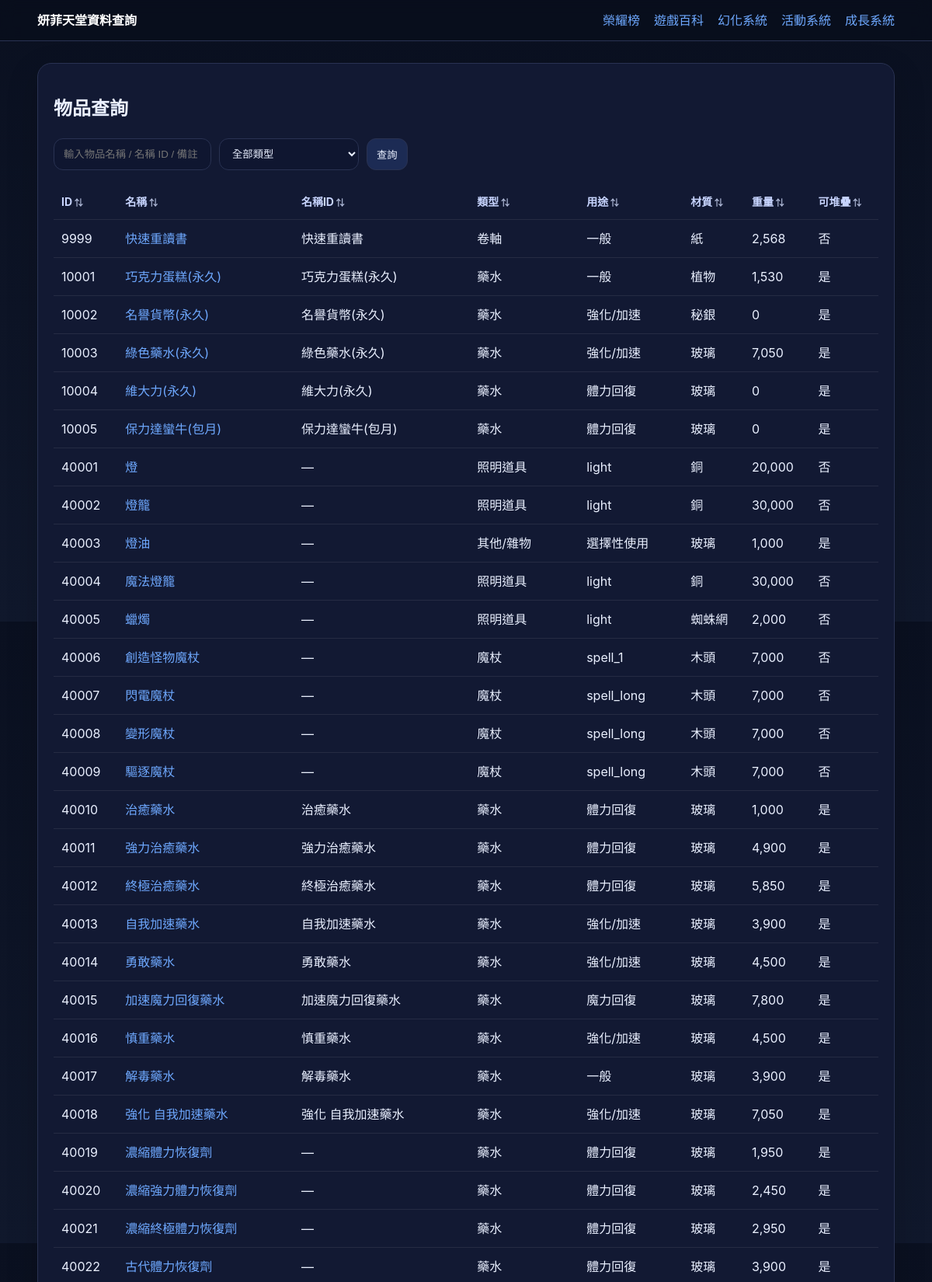
/items (upper part), run on the app's committed database.
### tables this page shows
CREATE TABLE items (
    id                INTEGER PRIMARY KEY,
    name              TEXT NOT NULL,
    name_id           TEXT,
    classname         TEXT,
    item_type         TEXT,
    use_type          TEXT,
    material          TEXT,
    weight            INTEGER DEFAULT 0,
    invgfx            INTEGER DEFAULT 0,
    grdgfx            INTEGER DEFAULT 0,
    itemdesc_id       INTEGER DEFAULT 0,
    stackable         INTEGER DEFAULT 0,
    dmg_small         INTEGER DEFAULT 0,
    dmg_large         INTEGER DEFAULT 0,
    min_lvl           INTEGER DEFAULT 0,
    max_lvl           INTEGER DEFAULT 0,
    bless             INTEGER DEFAULT 0,
    tradeable         INTEGER DEFAULT 0,
    cant_delete       INTEGER DEFAULT 0,
    note              TEXT,
    created_at        DATETIME DEFAULT CURRENT_TIMESTAMP
, doll_effects TEXT);

### app.py (the view)
    @app.route("/items")
    def items():
        q = request.args.get("q", "").strip()
        item_type = request.args.get("item_type", "").strip()
        sql = """
            SELECT id, name, name_id, item_type, use_type, material, weight, stackable, note
            FROM items
            WHERE name NOT LIKE '%娃娃%'
              AND name NOT LIKE '%變身%'
              AND name NOT LIKE '%魔法娃娃%'
        """
        params: list[Any] = []
        if q:
            sql += " AND (name LIKE ? OR name_id LIKE ? OR classname LIKE ? OR note LIKE ?)"
            like = f"%{q}%"
            params.extend([like, like, like, like])
        if item_type:
            sql += " AND item_type = ?"
            params.append(item_type)
        sql += " ORDER BY id LIMIT 200"
        rows = get_db().execute(sql, params).fetchall()
        types = get_db().execute(
            "SELECT DISTINCT item_type FROM items WHERE item_type <> '' ORDER BY item_type"
        ).fetchall()
        return render_template("items.html", rows=rows, q=q, item_type=item_type, types=types)

### app.py (called while the page is built)
def get_db() -> sqlite3.Connection:
    if "db" not in g:
        db_path = Path(current_app().config["DATABASE"])
        db_path.parent.mkdir(parents=True, exist_ok=True)
        conn = sqlite3.connect(db_path)
        conn.row_factory = sqlite3.Row
        g.db = conn
    return g.db

def current_app() -> Flask:
    from flask import current_app as flask_current_app
    return flask_current_app

### templates/items.html (shortened to what this page needs)
{% extends 'base.html' %}
{% block content %}
<section class="card">
  <h1>物品查詢</h1>
  <form class="filters" method="get">
    <input type="text" name="q" placeholder="輸入物品名稱 / 名稱 ID / 備註"
           value="{{ q }}" data-live-search="#items-table">
    <select name="item_type">
      <option value="">全部類型</option>
    </select>
    <button type="submit">查詢</button>
  </form>
  <div class="table-wrap">
    <table id="items-table" data-sortable>
      <thead><tr><th>ID</th><th>名稱</th><th>名稱ID</th><th>類型</th><th>用途</th><th>材質</th><th>重量</th><th>可堆疊</th></tr></thead>
      <tbody>
      {% for row in rows %}
        <tr>
          <td>{{ row.id }}</td>
          <td><a href="{{ url_for('item_detail', item_id=row.id) }}">{{ row.name | clean_name }}</a></td>
          <td>{{ row.name_id | safe_name }}</td>
          <td>{{ row.item_type | item_type_cn }}</td>
          <td>{{ row.use_type | use_type_cn }}</td>
          <td>{{ row.material | material_cn }}</td>
          <td>{{ row.weight | commas }}</td>
          <td>{{ '是' if row.stackable else '否' }}</td>
        </tr>
      {% else %}
        <tr><td colspan="8">查無資料</td></tr>
      {% endfor %}
      </tbody>
    </table>
  </div>
</section>
{% endblock %}

### static/style.css (style rules this page uses)
:root { --bg:#0b1020;--card:#121933;--line:#293252;--text:#eaf0ff;--muted:#aeb8d6;--accent:#6ea8fe }
* { box-sizing:border-box }
body { margin:0;background:linear-gradient(180deg,#0a1020,#10182c);color:var(--text);font:16px/1.5 -apple-system,BlinkMacSystemFont,Segoe UI,Roboto,PingFang TC,Noto Sans TC,sans-serif }
a { color:var(--accent);text-decoration:none }
.card { background:var(--card);border:1px solid var(--line);border-radius:18px;padding:20px;margin-bottom:18px;box-shadow:0 14px 40px rgba(0,0,0,.18) }
.filters { display:flex;flex-wrap:wrap;gap:10px;margin:14px 0 18px }
.filters input,.filters select,.filters button { background:#0f1630;border:1px solid var(--line);color:var(--text);padding:10px 12px;border-radius:12px }
.filters input,.filters select { min-width:180px }
.filters button { cursor:pointer;background:#1c2b54 }
.table-wrap { overflow:auto }
table { width:100%;border-collapse:collapse;min-width:720px }
th,td { padding:12px 10px;border-bottom:1px solid rgba(255,255,255,.08);text-align:left;vertical-align:top }
th { color:#c8d5ff;font-size:14px }
th[data-sort] { cursor:pointer;user-select:none;white-space:nowrap }
th[data-sort]::after { content:' ⇅';color:var(--muted);font-size:11px }

### data on the page
items: id "9999", name|clean_name "快速重讀書", name_id "快速重讀書", item_type|item_type_cn "卷軸", use_type|use_type_cn "一般", material|material_cn "紙", weight|commas "2,568", stackable "否"
items: id "10001", name|clean_name "巧克力蛋糕(永久)", name_id "巧克力蛋糕(永久)", item_type|item_type_cn "藥水", use_type|use_type_cn "一般", material|material_cn "植物", weight|commas "1,530", stackable "是"
items: id "10002", name|clean_name "名譽貨幣(永久)", name_id "名譽貨幣(永久)", item_type|item_type_cn "藥水", use_type|use_type_cn "強化/加速", material|material_cn "秘銀", weight|commas "0", stackable "是"
items: id "10003", name|clean_name "綠色藥水(永久)", name_id "綠色藥水(永久)", item_type|item_type_cn "藥水", use_type|use_type_cn "強化/加速", material|material_cn "玻璃", weight|commas "7,050", stackable "是"
items: id "10004", name|clean_name "維大力(永久)", name_id "維大力(永久)", item_type|item_type_cn "藥水", use_type|use_type_cn "體力回復", material|material_cn "玻璃", weight|commas "0", stackable "是"
items: id "10005", name|clean_name "保力達蠻牛(包月)", name_id "保力達蠻牛(包月)", item_type|item_type_cn "藥水", use_type|use_type_cn "體力回復", material|material_cn "玻璃", weight|commas "0", stackable "是"
items: id "40001", name|clean_name "燈", name_id "—", item_type|item_type_cn "照明道具", use_type|use_type_cn "light", material|material_cn "銅", weight|commas "20,000", stackable "否"
items: id "40002", name|clean_name "燈籠", name_id "—", item_type|item_type_cn "照明道具", use_type|use_type_cn "light", material|material_cn "銅", weight|commas "30,000", stackable "否"
items: id "40003", name|clean_name "燈油", name_id "—", item_type|item_type_cn "其他/雜物", use_type|use_type_cn "選擇性使用", material|material_cn "玻璃", weight|commas "1,000", stackable "是"
items: id "40004", name|clean_name "魔法燈籠", name_id "—", item_type|item_type_cn "照明道具", use_type|use_type_cn "light", material|material_cn "銅", weight|commas "30,000", stackable "否"
items: id "40005", name|clean_name "蠟燭", name_id "—", item_type|item_type_cn "照明道具", use_type|use_type_cn "light", material|material_cn "蜘蛛網", weight|commas "2,000", stackable "否"
items: id "40006", name|clean_name "創造怪物魔杖", name_id "—", item_type|item_type_cn "魔杖", use_type|use_type_cn "spell_1", material|material_cn "木頭", weight|commas "7,000", stackable "否"
items: id "40007", name|clean_name "閃電魔杖", name_id "—", item_type|item_type_cn "魔杖", use_type|use_type_cn "spell_long", material|material_cn "木頭", weight|commas "7,000", stackable "否"
items: id "40008", name|clean_name "變形魔杖", name_id "—", item_type|item_type_cn "魔杖", use_type|use_type_cn "spell_long", material|material_cn "木頭", weight|commas "7,000", stackable "否"
items: id "40009", name|clean_name "驅逐魔杖", name_id "—", item_type|item_type_cn "魔杖", use_type|use_type_cn "spell_long", material|material_cn "木頭", weight|commas "7,000", stackable "否"
items: id "40010", name|clean_name "治癒藥水", name_id "治癒藥水", item_type|item_type_cn "藥水", use_type|use_type_cn "體力回復", material|material_cn "玻璃", weight|commas "1,000", stackable "是"
items: id "40011", name|clean_name "強力治癒藥水", name_id "強力治癒藥水", item_type|item_type_cn "藥水", use_type|use_type_cn "體力回復", material|material_cn "玻璃", weight|commas "4,900", stackable "是"
items: id "40012", name|clean_name "終極治癒藥水", name_id "終極治癒藥水", item_type|item_type_cn "藥水", use_type|use_type_cn "體力回復", material|material_cn "玻璃", weight|commas "5,850", stackable "是"
items: id "40013", name|clean_name "自我加速藥水", name_id "自我加速藥水", item_type|item_type_cn "藥水", use_type|use_type_cn "強化/加速", material|material_cn "玻璃", weight|commas "3,900", stackable "是"
items: id "40014", name|clean_name "勇敢藥水", name_id "勇敢藥水", item_type|item_type_cn "藥水", use_type|use_type_cn "強化/加速", material|material_cn "玻璃", weight|commas "4,500", stackable "是"
items: id "40015", name|clean_name "加速魔力回復藥水", name_id "加速魔力回復藥水", item_type|item_type_cn "藥水", use_type|use_type_cn "魔力回復", material|material_cn "玻璃", weight|commas "7,800", stackable "是"
items: id "40016", name|clean_name "慎重藥水", name_id "慎重藥水", item_type|item_type_cn "藥水", use_type|use_type_cn "強化/加速", material|material_cn "玻璃", weight|commas "4,500", stackable "是"
items: id "40017", name|clean_name "解毒藥水", name_id "解毒藥水", item_type|item_type_cn "藥水", use_type|use_type_cn "一般", material|material_cn "玻璃", weight|commas "3,900", stackable "是"
items: id "40018", name|clean_name "強化 自我加速藥水", name_id "強化 自我加速藥水", item_type|item_type_cn "藥水", use_type|use_type_cn "強化/加速", material|material_cn "玻璃", weight|commas "7,050", stackable "是"
items: id "40019", name|clean_name "濃縮體力恢復劑", name_id "—", item_type|item_type_cn "藥水", use_type|use_type_cn "體力回復", material|material_cn "玻璃", weight|commas "1,950", stackable "是"
items: id "40020", name|clean_name "濃縮強力體力恢復劑", name_id "—", item_type|item_type_cn "藥水", use_type|use_type_cn "體力回復", material|material_cn "玻璃", weight|commas "2,450", stackable "是"
items: id "40021", name|clean_name "濃縮終極體力恢復劑", name_id "—", item_type|item_type_cn "藥水", use_type|use_type_cn "體力回復", material|material_cn "玻璃", weight|commas "2,950", stackable "是"
items: id "40022", name|clean_name "古代體力恢復劑", name_id "—", item_type|item_type_cn "藥水", use_type|use_type_cn "體力回復", material|material_cn "玻璃", weight|commas "3,900", stackable "是"
